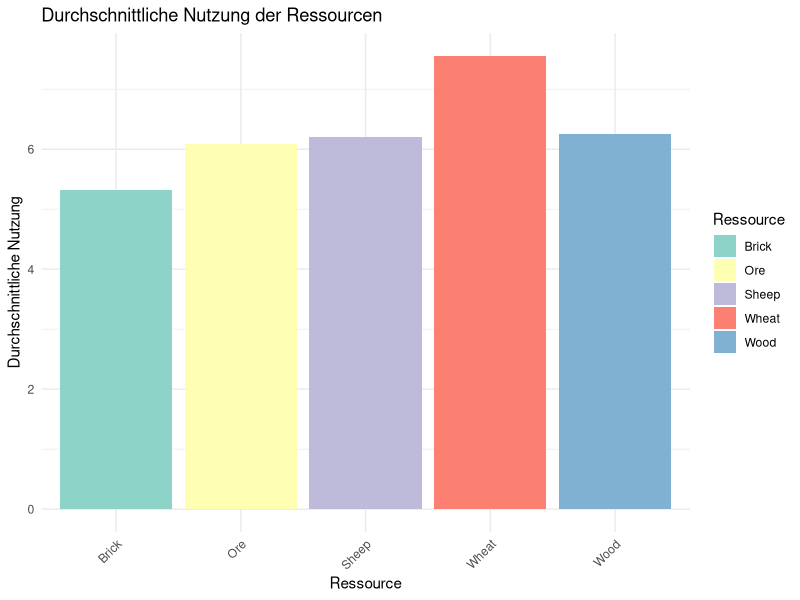
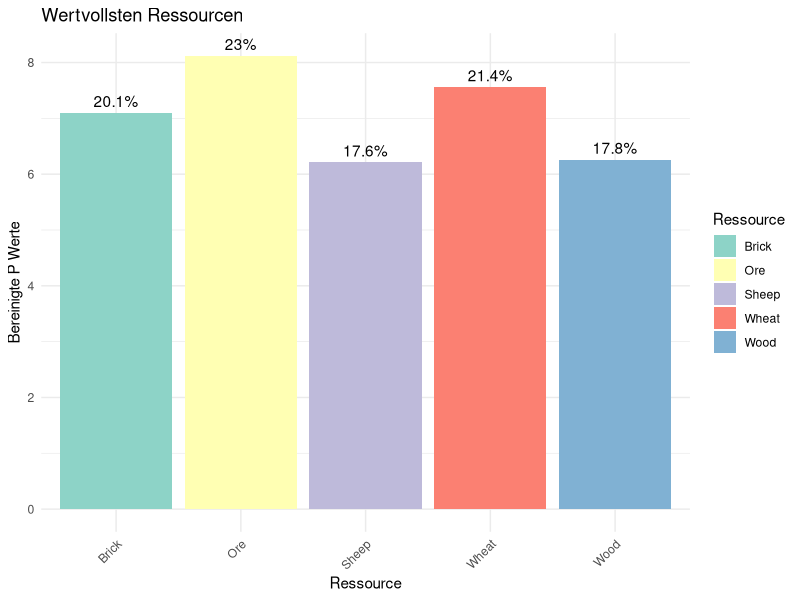
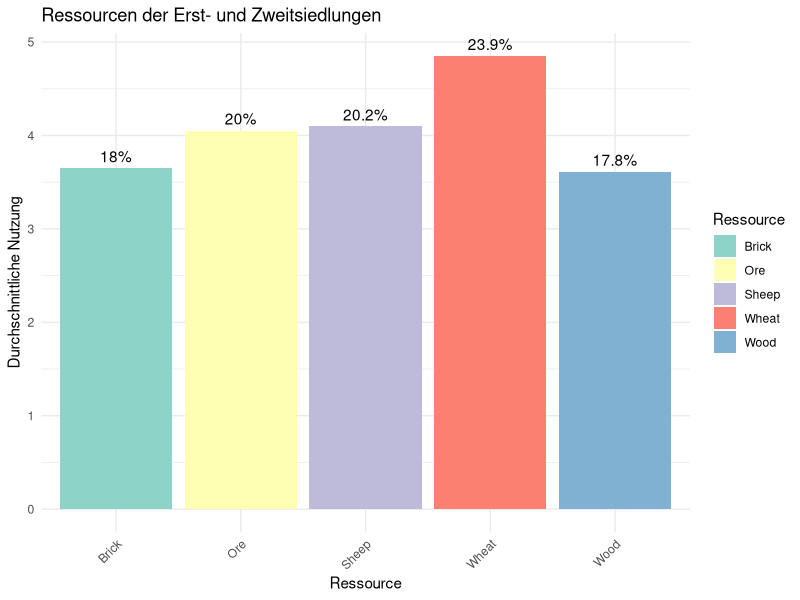

These charts were generated, in order, by the following R code:

################################################
################################################
######   Calculating Mean         ##############
################################################
################################################

###########################################
####   Calculate mean of each column  #####
###########################################

# Load data
library(data.table)

data <- fread("Daten_Bachelorarbeit.csv", header = TRUE)

data[is.na(data)] <- 0


# List of all colomn names
spalten <- c("Ore n-1", "Wheat n-1", "Sheep n-1", "Brick n-1", "Wood n-1", 
             "Ore n0", "Wheatn0", "Sheep n0", "Brick n0", "Wood n0", 
             "Ore n1", "Wheat n1", "Sheep n1", "Brick n1", "Wood n1", 
             "Ore n2", "Wheat n2", "Sheep n2", "Brick n2", "Wood n2", 
             "Ore n3", "Wheat n3", "Sheep n3", "Brick n3", "Wood n3", 
             "settlements", "cities", "VP-card(s)", "army", "road")

# Loop over all columns to calculate the average
for (spalte in spalten) {
  mean_value <- mean(data[[spalte]], na.rm = TRUE)
  
  # replace "" with _ 
  variable_name <- gsub(" ", "_", spalte)   
  variable_name <- gsub("-", "_", variable_name) 
  
  # assign mean
  assign(variable_name, mean_value)
}


######################################
###### 1st and 2nd Settlement Mean####
######################################

##ore
first_settlement_mean_ore <- Ore_n_1+Ore_n0

##wheat
first_settlement_mean_wheat <- Wheat_n_1+Wheatn0

##sheep
first_settlement_mean_sheep <- Sheep_n_1+Sheep_n0

##wood

first_settlement_mean_wood <- Wood_n_1 + Wood_n0

##brick

first_settlement_mean_brick <- Brick_n_1+ Brick_n0

########################################
######Weighted ressource Value##########
########################################

lambda <- 0.7
Wheat_n_1

##Wheat
weighted_mean_Wheat <- function(){
  weighted_mean <- Wheat_n_1 + Wheatn0 + 
    (Wheat_n1 * lambda) + 
    (Wheat_n2 * lambda^2) + 
    (Wheat_n3 * lambda^3)
  return(weighted_mean)
}

print(weighted_mean_Wheat())

weighted_mean_Ore <- function() {
  weighted_mean <- Ore_n_1 + Ore_n0 + 
    (Ore_n1 * lambda) + 
    (Ore_n2 * lambda^2) + 
    (Ore_n3 * lambda^3)
  
  return(weighted_mean)
}

## sheep

weighted_mean_Sheep <- function() {
  weighted_mean <- Sheep_n_1 + Sheep_n0 + 
    (Sheep_n1 * lambda) + 
    (Sheep_n2 * lambda^2) + 
    (Sheep_n3 * lambda^3)
  
  return(weighted_mean)
}

## Brick

weighted_mean_Brick <- function() {
  weighted_mean <- Brick_n_1 + Brick_n0 + 
    (Brick_n1 * lambda) + 
    (Brick_n2 * lambda^2) + 
    (Brick_n3 * lambda^3)
  
  return(weighted_mean)
}

##Wood

weighted_mean_Wood <- function() {
  weighted_mean <- Wood_n_1 + Wood_n0 + 
    (Wood_n1 * lambda) + 
    (Wood_n2 * lambda^2) + 
    (Wood_n3 * lambda^3)
  
  return(weighted_mean)
}

print(weighted_mean_Wood())
print(weighted_mean_Brick())
print(weighted_mean_Ore())
print(weighted_mean_Sheep())
print(weighted_mean_Wheat())


########################################
######    Army vs. Road       ##########
########################################

## here the mean point being achived by winners through either biggest army or longest road is being calculated 

mean_road <- mean(data$road, na.rm = TRUE) /2

mean_army <- mean(data$army, na.rm = TRUE) / 2

print(mean_road)
print(mean_army)
########################################
####  Mean settlements and cities  #####
########################################


mean_settlements <- mean(data$settlements, na.rm = TRUE)

mean_cities <- mean(data$cities, na.rm = TRUE) / 2  # divided by two, because in the table the point achieved for a city are being listed, which is two per city




#####################################################################################################
##Creating a column for each variable: P_wheat, P_Ore, P_Brick, P_Wood, as mentioned in the thesis###
#####################################################################################################

# this Function calculates the weighted Resource x being used for each column. the mean of P_Resource equals weighted_mean_Resource

##P_wheat

data$P_Wheat <- data[["Wheat n-1"]] + 
  data[["Wheatn0"]] + 
  (data[["Wheat n1"]] * lambda) + 
  (data[["Wheat n2"]] * lambda^2) + 
  (data[["Wheat n3"]] * lambda^3)

## P_Ore
data$P_Ore <-  data[["Ore n-1"]] + 
  data[["Ore n0"]] + 
  (data[["Ore n1"]] * lambda) + 
  (data[["Ore n2"]] * lambda^2) + 
  (data[["Ore n3"]] * lambda^3)

##P_Brick

data$P_Brick <-  data[["Brick n-1"]] + 
  data[["Brick n0"]] + 
  (data[["Brick n1"]] * lambda) + 
  (data[["Brick n2"]] * lambda^2) + 
  (data[["Brick n3"]] * lambda^3)

##P_Wood
data$P_Wood <-  data[["Wood n-1"]] + 
  data[["Wood n0"]] + 
  (data[["Wood n1"]] * lambda) + 
  (data[["Wood n2"]] * lambda^2) + 
  (data[["Wood n3"]] * lambda^3)

##P_Sheep
data$P_Sheep <-  data[["Sheep n-1"]] + 
  data[["Sheep n0"]] + 
  (data[["Sheep n1"]] * lambda) + 
  (data[["Sheep n2"]] * lambda^2) + 
  (data[["Sheep n3"]] * lambda^3)


###############################################
#######Ressources, which werent used at all####
###############################################

# Funktion zum Zählen der Nullen in einer angegebenen Spalte
count_zeros_column <- function(data, column_name) {
  # Zähle, wie viele Nullen in der angegebenen Spalte sind
  zero_count <- sum(data[[column_name]] == 0)
  
  # Rückgabe der Anzahl der Nullen
  return(zero_count)
}

# Liste der Spaltennamen
columns_to_check <- c("P_Wheat", "P_Ore", "P_Wood", "P_Sheep", "P_Brick")

# Schleife über alle Spalten und Ausgabe der Anzahl der Nullen
for (col in columns_to_check) {
  zero_count <- count_zeros_column(data, col)
  print(paste(col, "->", zero_count, "mal nicht gebraucht"))
}
 
#####################################
#######Ploting most used Ressource###
#####################################

# Durchschnittswerte berechnen
average_usage <- colMeans(data.frame(data$P_Wheat, data$P_Brick, data$P_Ore, data$P_Wood, data$P_Sheep))

print(average_usage)
# Datenrahmen für ggplot2 erstellen
average_df <- data.frame(
  resource = c("Wheat", "Brick", "Ore", "Wood", "Sheep"),
  average_value = as.numeric(average_usage)
)

# ggplot2-Plot erstellen
library(ggplot2)

ggplot(average_df, aes(x = resource, y = average_value, fill = resource)) +
  geom_bar(stat = "identity") +  # Balkendiagramm
  theme_minimal() +              # Minimaler Stil
  labs(
    title = "Durchschnittliche Nutzung der Ressourcen",
    x = "Ressource",
    y = "Durchschnittliche Nutzung",
    fill = "Ressource"
  ) +
  scale_fill_brewer(palette = "Set3") +  # Schöne Farbpalette
  theme(
    axis.text.x = element_text(angle = 45, hjust = 1)  # Beschriftung drehen
  )



###################################################
######Adjusted for the number of hexes available###
###################################################

# Durchschnittswerte berechnen (mit Gewichtung für Brick und Ore)
average_usage <- colMeans(data.frame(data$P_Wheat, data$P_Brick * 4/3, data$P_Ore * 4/3, data$P_Wood, data$P_Sheep))

average_df <- data.frame(
  resource = c("Wheat", "Brick", "Ore", "Wood", "Sheep"),
  average_value = as.numeric(average_usage)
)

# Prozentwerte berechnen
average_df$percent <- (average_df$average_value / sum(average_df$average_value)) * 100

# ggplot2-Plot erstellen
library(ggplot2)

ggplot(average_df, aes(x = resource, y = average_value, fill = resource)) +
  geom_bar(stat = "identity") +  # Balkendiagramm
  geom_text(
    aes(label = paste0(round(percent, 1), "%")),  # Prozentwerte als Text
    vjust = -0.5  # Text oberhalb der Balken
  ) +
  theme_minimal() +              # Minimaler Stil
  labs(
    title = "Wertvollsten Ressourcen",
    x = "Ressource",
    y = "Bereinigte P Werte",
    fill = "Ressource"
  ) +
  scale_fill_brewer(palette = "Set3") +  # Schöne Farbpalette
  theme(
    axis.text.x = element_text(angle = 45, hjust = 1)  # Beschriftung drehen
  )




###################################################
#######  1st and 2nd Settlement mean Resource   ###
###################################################

# Durchschnittswerte berechnen
average_usage <- colMeans(data.frame(data$`Wheat n-1`+ data$Wheatn0, data$`Brick n-1`+ data$`Brick n0`, data$`Sheep n-1`+data$`Sheep n0`, data$`Ore n-1`+data$`Ore n0`, data$`Wood n-1`+data$`Wood n0`))

average_df <- data.frame(
  resource = c("Wheat", "Brick", "Ore", "Wood", "Sheep"),
  average_value = as.numeric(average_usage)
)

# Prozentwerte berechnen
average_df$percent <- (average_df$average_value / sum(average_df$average_value)) * 100

# ggplot2-Plot erstellen
library(ggplot2)

ggplot(average_df, aes(x = resource, y = average_value, fill = resource)) +
  geom_bar(stat = "identity") +  # Balkendiagramm
  geom_text(
    aes(label = paste0(round(percent, 1), "%")),  # Prozentwerte als Text
    vjust = -0.5  # Text oberhalb der Balken
  ) +
  theme_minimal() +              # Minimaler Stil
  labs(
    title = "Ressourcen der Erst- und Zweitsiedlungen ",
    x = "Ressource",
    y = "Durchschnittliche Nutzung",
    fill = "Ressource"
  ) +
  scale_fill_brewer(palette = "Set3") +  # Schöne Farbpalette
  theme(
    axis.text.x = element_text(angle = 45, hjust = 1)  # Beschriftung drehen
  )

# Werte für jede Ressource ausgeben
cat(paste("Weizen ->", average_df$average_value[1], "\n"))
cat(paste("Ziegel ->", average_df$average_value[2], "\n"))
cat(paste("Erz ->", average_df$average_value[3], "\n"))
cat(paste("Holz ->", average_df$average_value[4], "\n"))
cat(paste("Schaf ->", average_df$average_value[5], "\n"))

